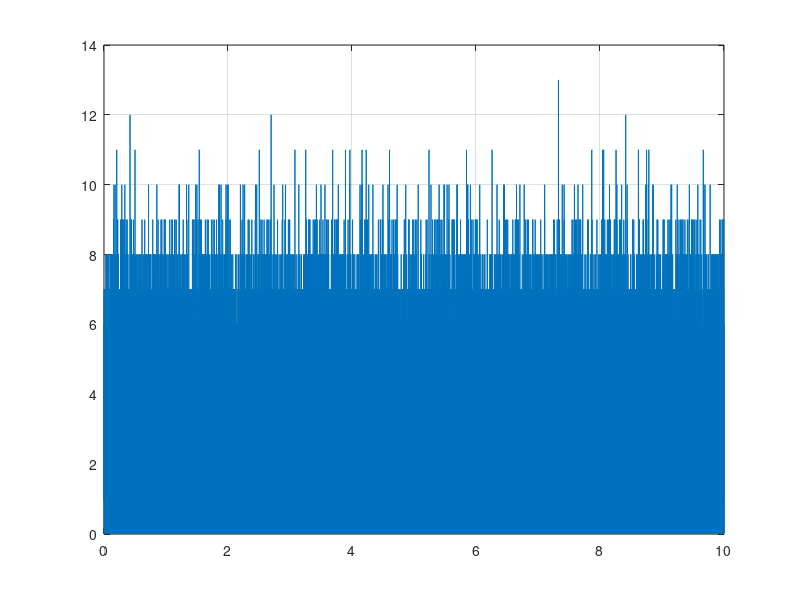
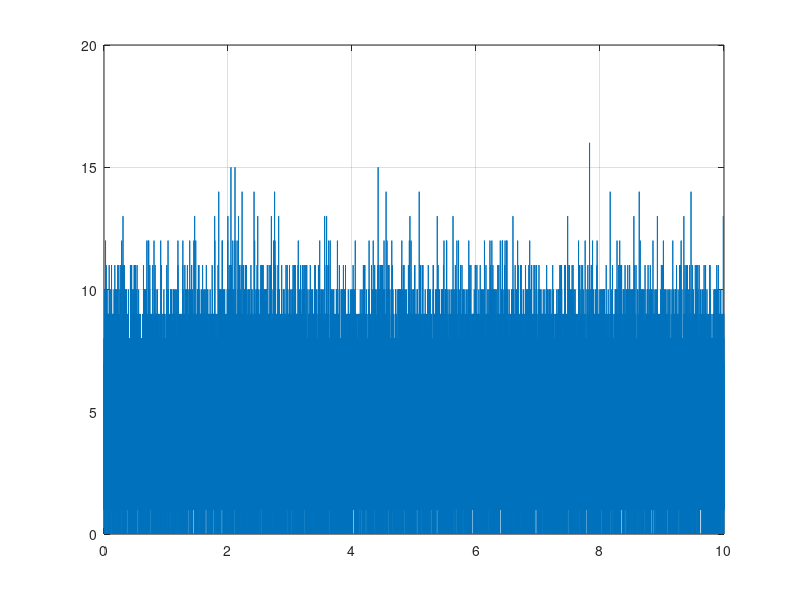
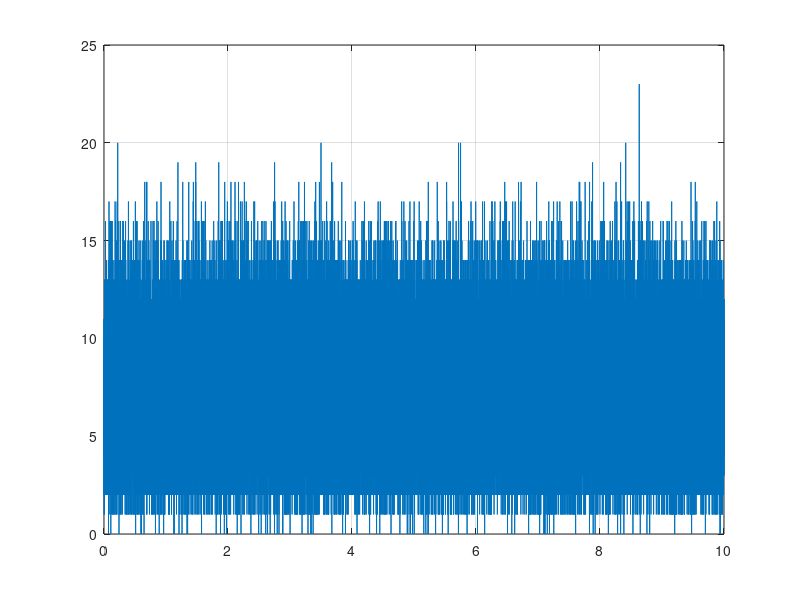

Write MATLAB code to recreate these figures, in order.
function POISSONHIST
rng(0);                           % Seed of random number is 0
for i=1:100001
  X(i)=mod(poissrnd(3),25);       % Use of poissrnd(.) function  
  Y(i)=mod(poissrnd(4),25);
  Z(i)=X(i)+Y(i);                 % Required expression  
end
x=0:0.0001:10;
figure(1)
plot(x,X)      % Plots the graph of X
grid
figure(2)
plot(x,Y)      % Plots the graph of Y
grid
figure(3)
plot(x,Z)      % Plots the graph of Z
grid
end